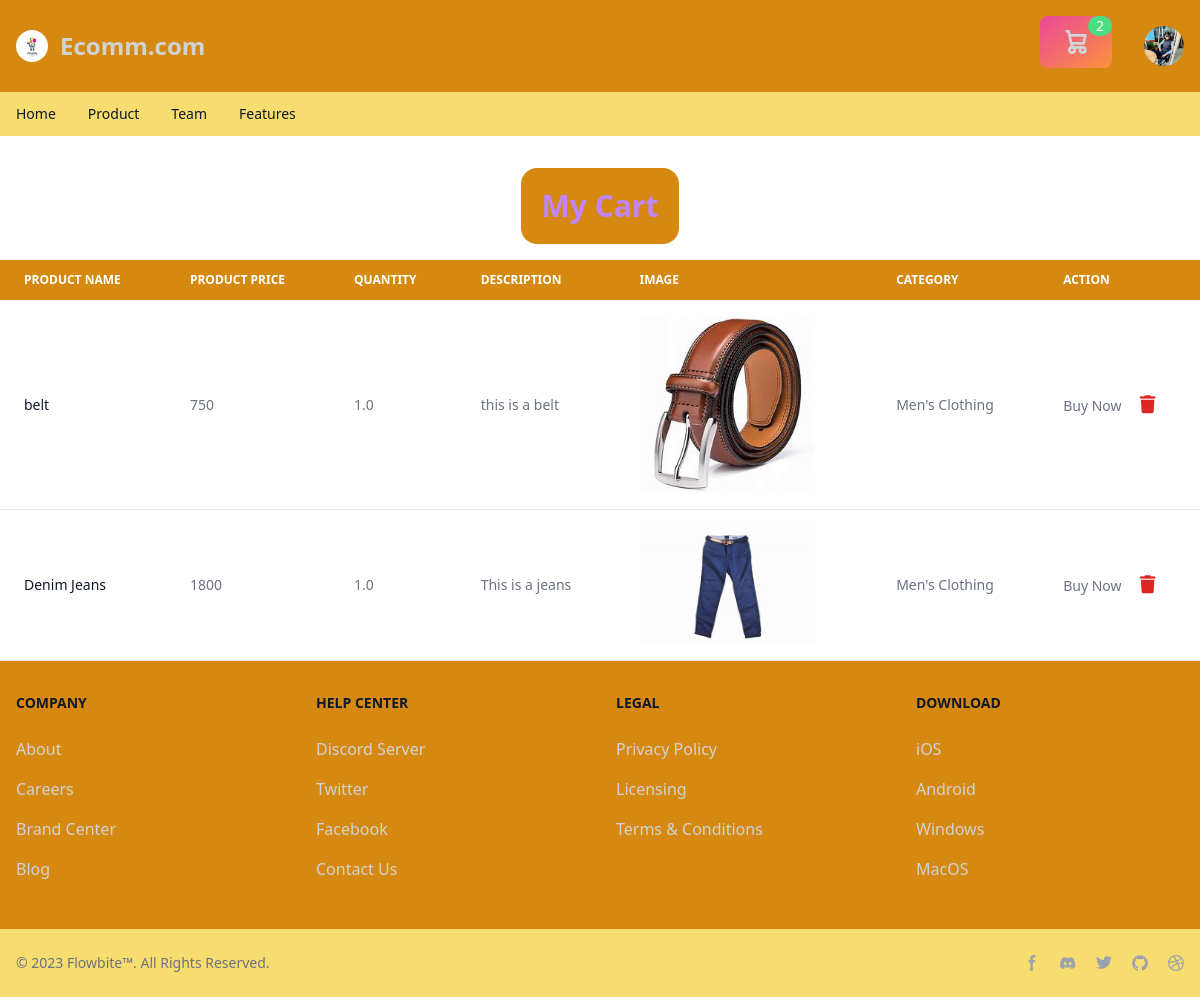
The page /cart/ (signed in) on the database as committed earlier.
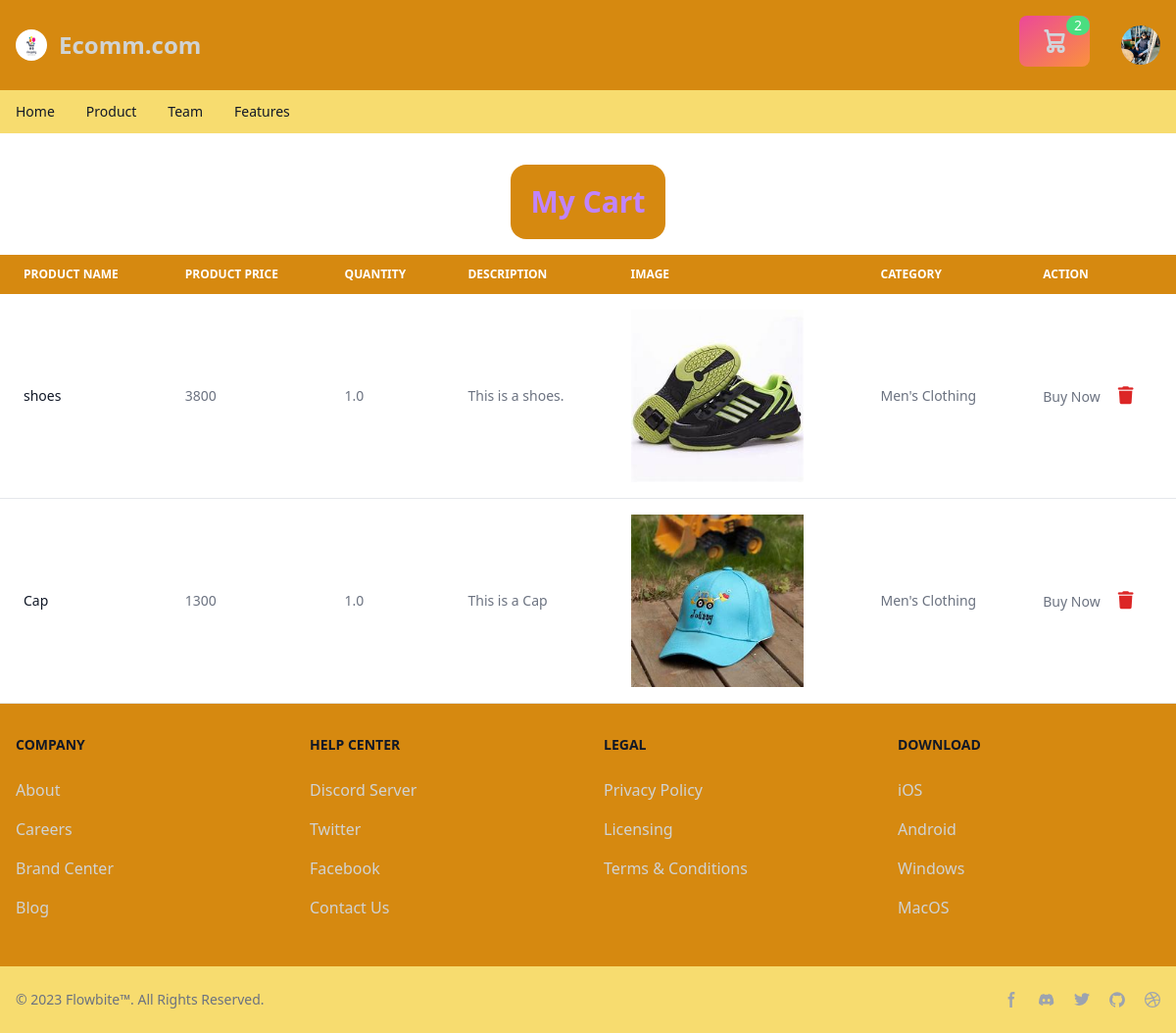
The same page on the database as committed later.
### product/models.py (models this page shows, shortened)
class Cart(models.Model):
    User = models.ForeignKey(User, on_delete=models.CASCADE)
    product = models.ForeignKey(Product, on_delete=models.CASCADE)

class Product(models.Model):
    product_name = models.CharField(max_length=200)
    product_price = models.IntegerField()
    quantity = models.FloatField()
    description = models.TextField()
    image = models.FileField(upload_to='static/uploads',null=True)
    category = models.ForeignKey(Category, on_delete=models.CASCADE, null=True)

class Category(models.Model):
    category_name = models.CharField(max_length=200)
    def __str__(self):
        return self.category_name

### users/views.py (the view)
# urls.py: path('cart/', views.viewcart, name='cart'),
@login_required
def viewcart(request):
    user = request.user
    items = Cart.objects.filter(User=user)
    context = {
        'items':items
    }
    return render(request, 'users/cart.html', context)

### users/templates/users/cart.html (shortened to what this page needs)
{% extends "layouttail.html" %}
{% load static %}
{% block main_content %}
<div class="relative overflow-x-auto mt-4">
  <div class="flex justify-center">
    <span class="bg-primary_color text-purple-400 p-5 text-3xl text-center my-4 rounded-2xl font-bold">My Cart</span>
  </div>
    <table class="w-full text-sm text-left rtl:text-right text-gray-500 dark:text-gray-400">
        <thead class="text-xs text-white uppercase bg-primary_color dark:bg-gray-700 dark:text-gray-400">
            <tr>
                <th scope="col" class="px-6 py-3">
                    Product name
                </th>
                <th scope="col" class="px-6 py-3">
                    Product Price
                </th>
                <th scope="col" class="px-6 py-3">
                    Quantity
                </th>
                <th scope="col" class="px-6 py-3">
                    Description
                </th>
                <th scope="col" class="px-6 py-3">
                    Image
                </th>
                <th scope="col" class="px-6 py-3">
                    Category
                </th>
                <th scope="col" class="px-6 py-3">
                    Action
                </th>
            </tr>
        </thead>
        <tbody>
            {% for i in items %}
            <tr class="bg-white border-b dark:bg-gray-800 dark:border-gray-700">
                <th scope="row" class="px-6 py-4 font-medium text-gray-900 whitespace-nowrap dark:text-white">
                   {{i.product.product_name}}
                </th>
                <td class="px-6 py-4">
                   {{i.product.product_price}}
                </td>
                <td class="px-6 py-4">
                    {{i.product.quantity}}
                </td>
                <td class="px-6 py-4">
                    {{i.product.description}}
                </td>
                <td class="px-6 py-4">
                    <img src="/{{i.product.image}}" alt="{{p.product_name}}" class="w-44">
                </td>
                <td class="px-6 py-4">
                    {{i.product.category}}
                </td>
                <td class="px-6 py-4">
                    <a href="#">
                        Buy Now
                    </a>
                    <a href="{% url 'deletecart' i.id %}" onclick="return alert('Are you sure you want to delete this?')">
                        <i class="fa-solid fa-trash text-red-600 text-lg"></i>
                    </a>
                </td>
            </tr>
            {% endfor %}
        </tbody>
    </table>
</div>
{%endblock %}

### templates/layouttail.html (shortened to what this page needs)
<!DOCTYPE html>
<html lang="en">
<head>
 {% load static %}
 <script src="https://cdn.tailwindcss.com"></script>
 <link rel="stylesheet" href="{%static 'css/style.css'%}">
 <link href="https://cdn.jsdelivr.net/npm/flowbite@2.4.1/dist/flowbite.min.css" rel="stylesheet" />
 <link rel="stylesheet" href="https://cdnjs.cloudflare.com/ajax/libs/font-awesome/6.5.2/css/all.min.css" />
</head>
<body>
  <header>
<nav class="bg-primary_color border-gray-200 dark:bg-gray-900 text-text_color">
  <div class="flex flex-wrap justify-between items-center mx-auto max-w-screen-xl p-4">
      <a href="https://flowbite.com" class="flex items-center space-x-3 rtl:space-x-reverse animate-bounce">
          <img src="{% static 'img/logo.jpeg'%}" class="h-8 w-8 rounded-full" alt="Flowbite Logo" />
          <span class="self-center text-2xl font-semibold whitespace-nowrap hover:text-black hover:underline">Ecomm.com</span>
      </a>
      <div class="flex items-center space-x-6 rtl:space-x-reverse">
          {% if user.is_authenticated %}
          <a href="{% url 'cart' %}" class="text-white bg-gradient-to-br from-pink-500 to-orange-400 hover:bg-gradient-to-bl focus:ring-4 focus:outline-none focus:ring-pink-200 dark:focus:ring-pink-800 font-medium rounded-lg text-sm px-5 py-2.5 text-center me-2 mb-2 relative""><svg class="w-8 h-8 text-gray-300 relative" aria-hidden="true" xmlns="http://www.w3.org/2000/svg" width="24" height="24" fill="none" viewBox="0 0 24 24">
          <path stroke="currentColor" stroke-linecap="round" stroke-linejoin="round" stroke-width="2" d="M5 4h1.5L9 16m0 0h8m-8 0a2 2 0 1 0 0 4 2 2 0 0 0 0-4Zm8 0a2 2 0 1 0 0 4 2 2 0 0 0 0-4Zm-8.5-3h9.25L19 7H7.312"/>
          <span class="absolute top-0 right-0 bg-green-400 px-2 rounded-full">
            {{items|length}}
          </span>
          </svg>
          </a>
          <img id="avatarButton" type="button" data-dropdown-toggle="userDropdown" data-dropdown-placement="bottom-start" class="w-10 h-10 rounded-full cursor-pointer" src="{%static 'img/niroj3.jpg'%}" alt="User dropdown">
                  {% else %}
                  <a href="{%url 'login'%}" class="py-2 px-3 bg-green-400 text-white rounded hover:bg-red-500 transition duration-300">Login</a>
                  <a href="{%url 'register'%}" class="py-2 px-3 bg-blue-400 text-white rounded hover:bg-blue-500 transition duration-300">Sign Up</a>
                  {% endif %}
                </div>
      </div>
</nav>
<nav class="bg-secondary_color dark:bg-gray-700">
  <div class="max-w-screen-xl px-4 py-3 mx-auto">
      <div class="flex items-center">
          <ul class="flex flex-row font-medium mt-0 space-x-8 rtl:space-x-reverse text-sm">
              <li>
                  <a href="{% url 'homepage' %}" class="text-gray-900 dark:text-white hover:underline" aria-current="page">Home</a>
              </li>
              <li>
                  <a href="{% url 'productpage' %}" class="text-gray-900 dark:text-white hover:underline">Product</a>
              </li>
              <li>
                  <a href="#" class="text-gray-900 dark:text-white hover:underline">Team</a>
              </li>
              <li>
                  <a href="#" class="text-gray-900 dark:text-white hover:underline">Features</a>
              </li>
          </ul>
      </div>
  </div>
</nav>
  </header>
  <div class="main">
    {% block main_content%}
    {% endblock %}
  </div>
<footer class="bg-primary_color text-text_color dark:bg-gray-900">
  <div class="mx-auto w-full max-w-screen-xl">
    <div class="grid grid-cols-2 gap-8 px-4 py-6 lg:py-8 md:grid-cols-4">
      <div>
          <h2 class="mb-6 text-sm font-semibold text-gray-900 uppercase dark:text-white">Company</h2>
          <ul class="text-text_color dark:text-gray-400 font-medium">
              <li class="mb-4">
                  <a href="#" class=" hover:underline">About</a>
              </li>
              <li class="mb-4">
                  <a href="#" class="hover:underline">Careers</a>
              </li>
              <li class="mb-4">
                  <a href="#" class="hover:underline">Brand Center</a>
              </li>
              <li class="mb-4">
                  <a href="#" class="hover:underline">Blog</a>
              </li>
          </ul>
      </div>
      <div>
          <h2 class="mb-6 text-sm font-semibold text-gray-900 uppercase dark:text-white">Help center</h2>
          <ul class="text-text_color  dark:text-gray-400 font-medium">
              <li class="mb-4">
                  <a href="#" class="hover:underline">Discord Server</a>
              </li>
              <li class="mb-4">
                  <a href="#" class="hover:underline">Twitter</a>
              </li>
              <li class="mb-4">
                  <a href="#" class="hover:underline">Facebook</a>
              </li>
              <li class="mb-4">
                  <a href="#" class="hover:underline">Contact Us</a>
              </li>
          </ul>
      </div>
      <div>
          <h2 class="mb-6 text-sm font-semibold text-gray-900 uppercase dark:text-white">Legal</h2>
          <ul class="text-text_color  dark:text-gray-400 font-medium">
              <li class="mb-4">
                  <a href="#" class="hover:underline">Privacy Policy</a>
              </li>
              <li class="mb-4">
                  <a href="#" class="hover:underline">Licensing</a>
              </li>
              <li class="mb-4">
                  <a href="#" class="hover:underline">Terms &amp; Conditions</a>
              </li>
          </ul>
      </div>
      <div>
          <h2 class="mb-6 text-sm font-semibold text-gray-900 uppercase dark:text-white">Download</h2>
          <ul class="text-text_color  dark:text-gray-400 font-medium">
              <li class="mb-4">
                  <a href="#" class="hover:underline">iOS</a>
              </li>
              <li class="mb-4">
                  <a href="#" class="hover:underline">Android</a>
              </li>
              <li class="mb-4">
                  <a href="#" class="hover:underline">Windows</a>
              </li>
              <li class="mb-4">
                  <a href="#" class="hover:underline">MacOS</a>
              </li>
          </ul>
      </div>
  </div>
  <div class="px-4 py-6 bg-secondary_color dark:bg-gray-700 md:flex md:items-center md:justify-between">
      <span class="text-sm text-gray-500 dark:text-gray-300 sm:text-center">© 2023 <a href="https://flowbite.com/">Flowbite™</a>. All Rights Reserved.
      </span>
      <div class="flex mt-4 sm:justify-center md:mt-0 space-x-5 rtl:space-x-reverse">
          <a href="#" class="text-gray-400 hover:text-gray-900 dark:hover:text-white">
                <svg class="w-4 h-4" aria-hidden="true" xmlns="http://www.w3.org/2000/svg" fill="currentColor" viewBox="0 0 8 19">
                      <path fill-rule="evenodd" d="M6.135 3H8V0H6.135a4.147 4.147 0 0 0-4.142 4.142V6H0v3h2v9.938h3V9h2.021l.592-3H5V3.591A.6.6 0 0 1 5.592 3h.543Z" clip-rule="evenodd"/>
                  </svg>
            </a>
            <a href="#" class="text-gray-400 hover:text-gray-900 dark:hover:text-white">
            </a>
            <a href="#" class="text-gray-400 hover:text-gray-900 dark:hover:text-white">
            </a>
            <a href="#" class="text-gray-400 hover:text-gray-900 dark:hover:text-white">
            </a>
            <a href="#" class="text-gray-400 hover:text-gray-900 dark:hover:text-white">
            </a>
      </div>
    </div>
  </div>
</footer>
</body>
</html>

Rows that differ between the two databases and show on the page:
removed Cart: product.product_name "belt", product.product_price "750", product.quantity "1.0", product.description "this is a belt", product.image (picture), product.category "Men's Clothing"
removed Cart: product.product_name "Denim Jeans", product.product_price "1800", product.quantity "1.0", product.description "This is a jeans", product.image (picture), product.category "Men's Clothing"
added Cart: product.product_name "shoes", product.product_price "3800", product.quantity "1.0", product.description "This is a shoes.", product.image (picture), product.category "Men's Clothing"
added Cart: product.product_name "Cap", product.product_price "1300", product.quantity "1.0", product.description "This is a Cap", product.image (picture), product.category "Men's Clothing"
